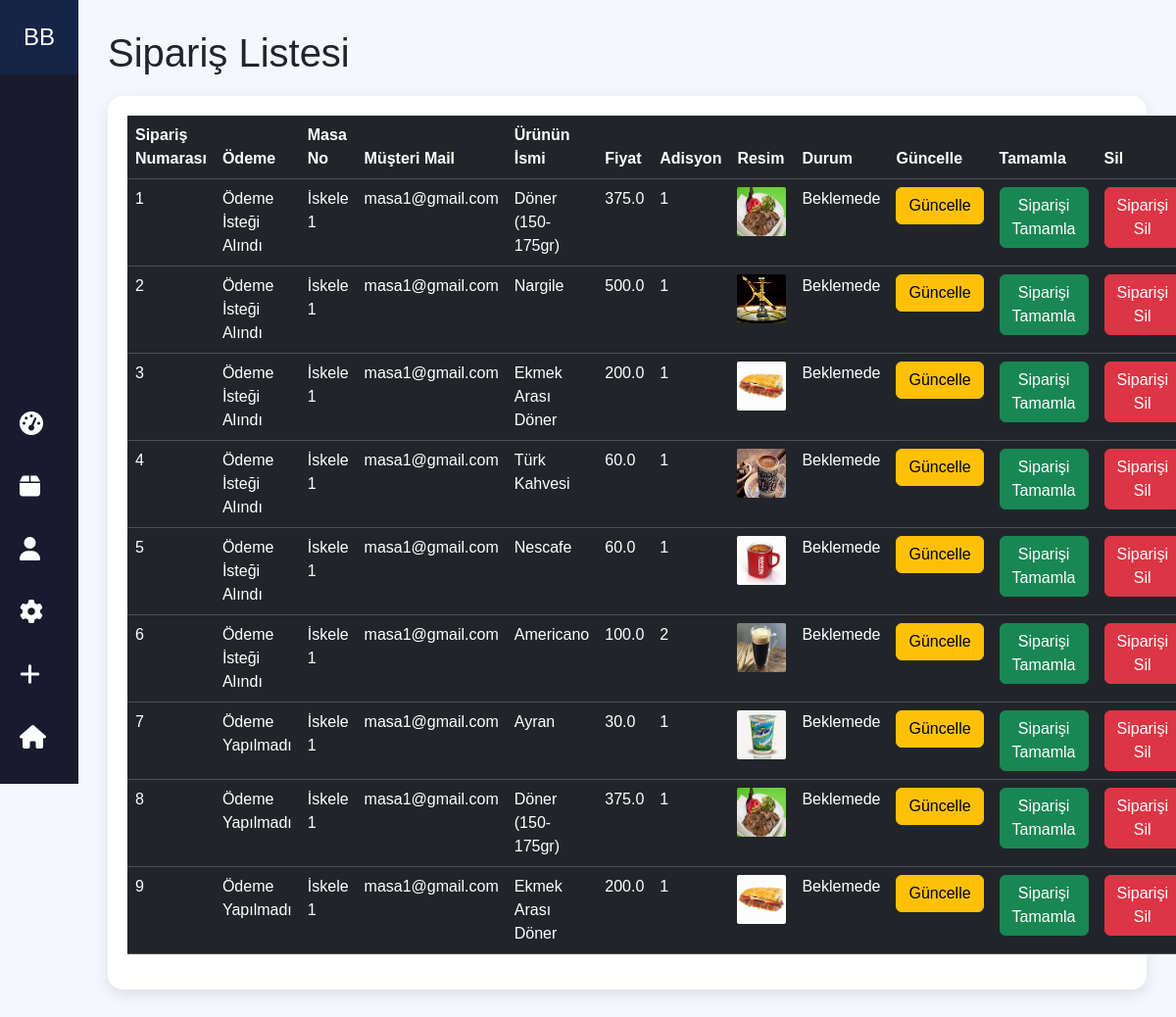
Before: /view-orders (signed in) with the older database file.
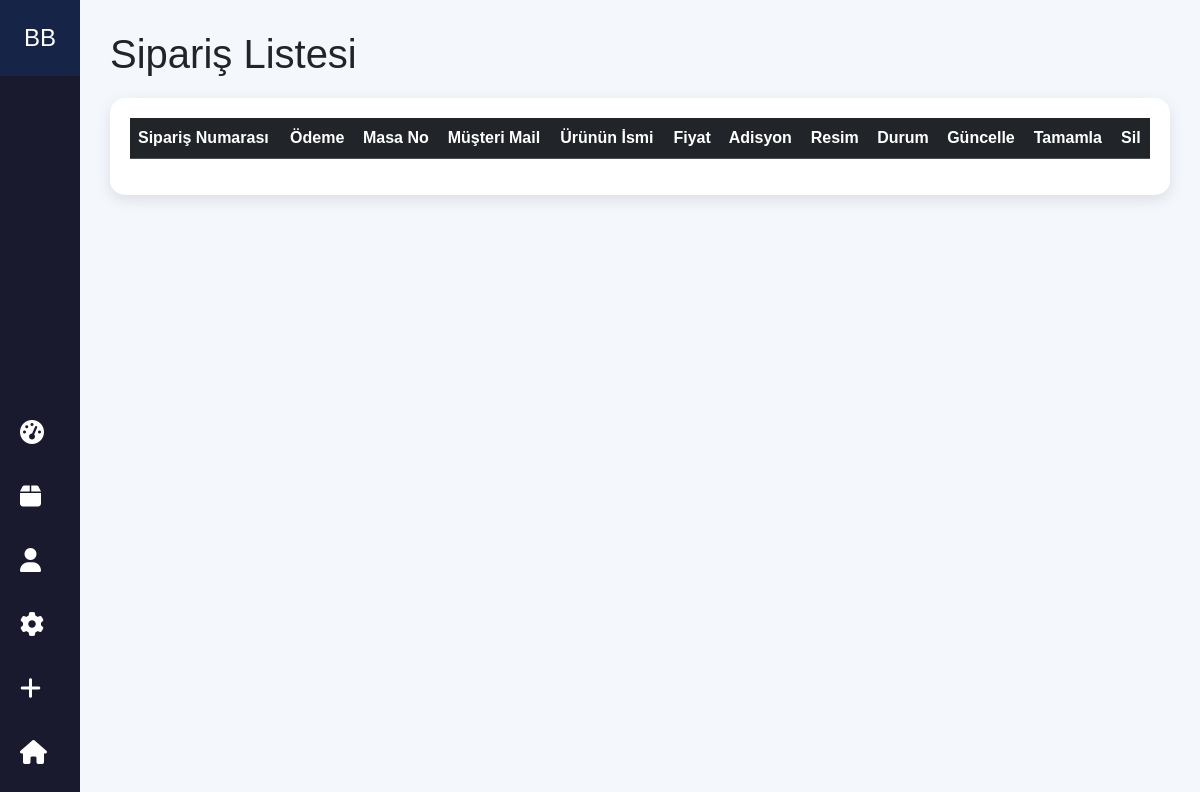
After: the same page with the newer database file.
### website/models.py (models this page shows, shortened)
class Order(db.Model):
    id = db.Column(db.Integer, primary_key=True)
    quantity = db.Column(db.Integer, nullable=False)
    price = db.Column(db.Float, nullable=False)
    status = db.Column(db.String(100), nullable=True)
    Payment = db.Column(db.String(100), nullable=True)
    customer_link = db.Column(db.Integer, db.ForeignKey('customer.id'), nullable=True)
    product_link = db.Column(db.Integer, db.ForeignKey('product.id'), nullable=False)

class Customer(db.Model, UserMixin):
    id = db.Column(db.Integer, primary_key=True)
    email = db.Column(db.String(100), unique=True)
    username = db.Column(db.String(100))
    password_hash = db.Column(db.String(150))
    date_joined = db.Column(db.DateTime(), default=datetime.utcnow)
    MasaNo = db.Column(db.Integer)
    cart_items = db.relationship('Cart', backref=db.backref('customer', lazy=True))
    orders = db.relationship('Order', backref=db.backref('customer', lazy=True))
    @property
    def password(self):
        raise AttributeError('Password is not a readable Attribute')

class Product(db.Model):
    id = db.Column(db.Integer, primary_key=True)
    product_name = db.Column(db.String(100), nullable=False)
    current_price = db.Column(db.Float, nullable=False)
    previous_price = db.Column(db.Float, nullable=False)
    in_stock = db.Column(db.Integer, nullable=False)
    product_picture = db.Column(db.String(1000), nullable=False)
    flash_sale = db.Column(db.Boolean, default=False)
    date_added = db.Column(db.DateTime, default=datetime.utcnow)
    salad = db.Column(db.Boolean, default=False)
    main = db.Column(db.Boolean, default=False)
    colddrink = db.Column(db.Boolean, default=False)
    hotdrink = db.Column(db.Boolean, default=False)
    desert = db.Column(db.Boolean, default=False)
    sneak = db.Column(db.Boolean, default=False)
    Solded = db.Column(db.Integer, default=0)
    carts = db.relationship('Cart', backref=db.backref('product', lazy=True))
    orders = db.relationship('Order', backref=db.backref('product', lazy=True))

### website/admin.py (the view)
@admin.route('/view-orders')
@login_required
def order_view():
    if current_user.id == 6:
        orders = Order.query.all()
        return render_template('view_orders.html', orders=orders)
    return render_template('404.html')

### website/templates/view_orders.html (shortened to what this page needs)
<!DOCTYPE html>
<html lang="tr">
<head>
    <link href="https://cdn.jsdelivr.net/npm/bootstrap@5.3.1/dist/css/bootstrap.min.css" rel="stylesheet">
</head>
<body>
    <div class="sidebar" id="sidebar">
        <div class="logo" id="logo">BB</div>
        <ul>
            <li>
                <a href="/dashboard" class="nav-link">
                    <i class="fas fa-tachometer-alt"></i>
                </a>
            </li>
            <li>
                <a href="/shop-items" class="nav-link">
                    <i class="fas fa-box"></i>
                </a>
            </li>
            <li>
                <a href="#" class="nav-link">
                    <i class="fas fa-user"></i>
                </a>
            </li>
            <li>
                <a href="#" class="nav-link">
                    <i class="fas fa-cog"></i>
                </a>
            </li>
            <li>
                <a href="/add-shop-items" class="nav-link">
                    <i class="fas fa-plus"></i>
                </a>
            </li>
            <li>
                <a href="/admin-page" class="nav-link">
                    <i class="fas fa-home"></i>
                </a>
            </li>
        </ul>
    </div>
    <div class="main-content" id="main-content">
        <h1>Sipariş Listesi</h1>
        <div class="table-container">
            <table class="table table-dark table-hover">
                <thead>
                    <tr>
                        <th scope="col">Sipariş Numarası</th>
                        <th scope="col">Ödeme</th>
                        <th scope="col">Masa No</th>
                        <th scope="col">Müşteri Mail</th>
                        <th scope="col">Ürünün İsmi</th>
                        <th scope="col">Fiyat</th>
                        <th scope="col">Adisyon</th>
                        <th scope="col">Resim</th>
                        <th scope="col">Durum</th>
                        <th scope="col">Güncelle</th>
                        <th scope="col">Tamamla</th>
                        <th scope="col">Sil</th>
                    </tr>
                </thead>
                <tbody>
                    {% for order in orders %}
                    <tr>
                        <td>{{ order.id }}</td>
                        <td>{{ order.Payment }}</td>
                        <td>{{ order.customer.username }}</td>
                        <td>{{ order.customer.email }}</td>
                        <td>{{ order.product.product_name }}</td>
                        <td>{{ order.price }}</td>
                        <td>{{ order.quantity }}</td>
                        <td><img src="{{ order.product.product_picture }}" alt="" style="height: 50px; width: 50px; border-radius: 2px;"></td>
                        <td>{{ order.status }}</td>
                        <td>
                            <a href="/update-order/{{ order.id }}" class="btn btn-warning">Güncelle</a>
                        </td>
                        <td>
                            <a href="/finish-order/{{ order.id }}" class="btn btn-success">Siparişi Tamamla</a>
                        </td>
                        <td>
                            <a href="/remove-order/{{ order.id }}" class="btn btn-danger">Siparişi Sil</a>
                        </td>
                    </tr>
                    {% endfor %}
                </tbody>
            </table>
        </div>
    </div>
</body>
</html>

Changed rows visible on the page:
removed Order: id "1", Payment "Ödeme İsteği Alındı", customer.username "İskele 1", customer.email "masa1@gmail.com", product.product_name "Döner (150-175gr)", price "375.0", quantity "1", product.product_picture (picture), status "Beklemede"
removed Order: id "2", Payment "Ödeme İsteği Alındı", customer.username "İskele 1", customer.email "masa1@gmail.com", product.product_name "Nargile", price "500.0", quantity "1", product.product_picture (picture), status "Beklemede"
removed Order: id "3", Payment "Ödeme İsteği Alındı", customer.username "İskele 1", customer.email "masa1@gmail.com", product.product_name "Ekmek Arası Döner", price "200.0", quantity "1", product.product_picture (picture), status "Beklemede"
removed Order: id "4", Payment "Ödeme İsteği Alındı", customer.username "İskele 1", customer.email "masa1@gmail.com", product.product_name "Türk Kahvesi", price "60.0", quantity "1", product.product_picture (picture), status "Beklemede"
removed Order: id "5", Payment "Ödeme İsteği Alındı", customer.username "İskele 1", customer.email "masa1@gmail.com", product.product_name "Nescafe", price "60.0", quantity "1", product.product_picture (picture), status "Beklemede"
removed Order: id "6", Payment "Ödeme İsteği Alındı", customer.username "İskele 1", customer.email "masa1@gmail.com", product.product_name "Americano", price "100.0", quantity "2", product.product_picture (picture), status "Beklemede"
removed Order: id "7", Payment "Ödeme Yapılmadı", customer.username "İskele 1", customer.email "masa1@gmail.com", product.product_name "Ayran", price "30.0", quantity "1", product.product_picture (picture), status "Beklemede"
removed Order: id "8", Payment "Ödeme Yapılmadı", customer.username "İskele 1", customer.email "masa1@gmail.com", product.product_name "Döner (150-175gr)", price "375.0", quantity "1", product.product_picture (picture), status "Beklemede"
removed Order: id "9", Payment "Ödeme Yapılmadı", customer.username "İskele 1", customer.email "masa1@gmail.com", product.product_name "Ekmek Arası Döner", price "200.0", quantity "1", product.product_picture (picture), status "Beklemede"
